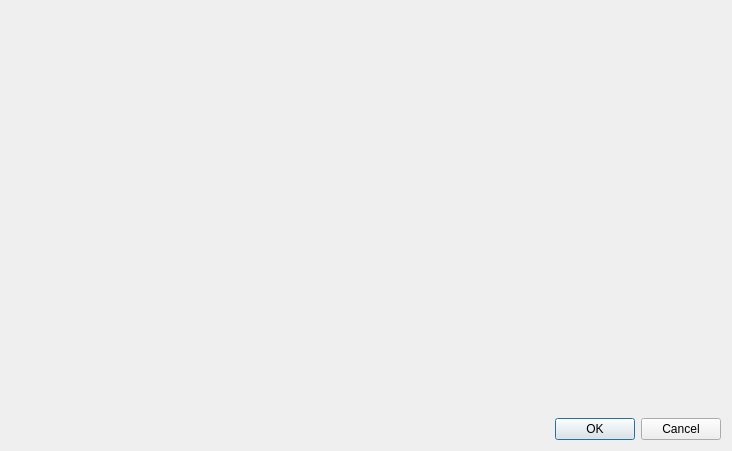
<?xml version="1.0" encoding="UTF-8"?>
<ui version="4.0">
 <class>DynActionEditor</class>
 <widget class="QDialog" name="DynActionEditor">
  <property name="geometry">
   <rect>
    <x>0</x>
    <y>0</y>
    <width>732</width>
    <height>451</height>
   </rect>
  </property>
  <property name="windowTitle">
   <string>Dialog</string>
  </property>
  <layout class="QGridLayout" name="gridLayout_4">
   <item row="1" column="0">
    <widget class="QDialogButtonBox" name="buttonBox">
     <property name="orientation">
      <enum>Qt::Horizontal</enum>
     </property>
     <property name="standardButtons">
      <set>QDialogButtonBox::Cancel|QDialogButtonBox::Ok</set>
     </property>
    </widget>
   </item>
   <item row="0" column="0">
    <widget class="aadlinterface::DynActionEditorWidget" name="widget" native="true"/>
   </item>
  </layout>
 </widget>
 <customwidgets>
  <customwidget>
   <class>aadlinterface::DynActionEditorWidget</class>
   <extends>QWidget</extends>
   <header>context/action/editor/dynactioneditorwidget.h</header>
   <container>1</container>
  </customwidget>
 </customwidgets>
 <resources/>
 <connections>
  <connection>
   <sender>buttonBox</sender>
   <signal>accepted()</signal>
   <receiver>DynActionEditor</receiver>
   <slot>accept()</slot>
   <hints>
    <hint type="sourcelabel">
     <x>248</x>
     <y>254</y>
    </hint>
    <hint type="destinationlabel">
     <x>157</x>
     <y>274</y>
    </hint>
   </hints>
  </connection>
  <connection>
   <sender>buttonBox</sender>
   <signal>rejected()</signal>
   <receiver>DynActionEditor</receiver>
   <slot>reject()</slot>
   <hints>
    <hint type="sourcelabel">
     <x>316</x>
     <y>260</y>
    </hint>
    <hint type="destinationlabel">
     <x>286</x>
     <y>274</y>
    </hint>
   </hints>
  </connection>
 </connections>
</ui>
